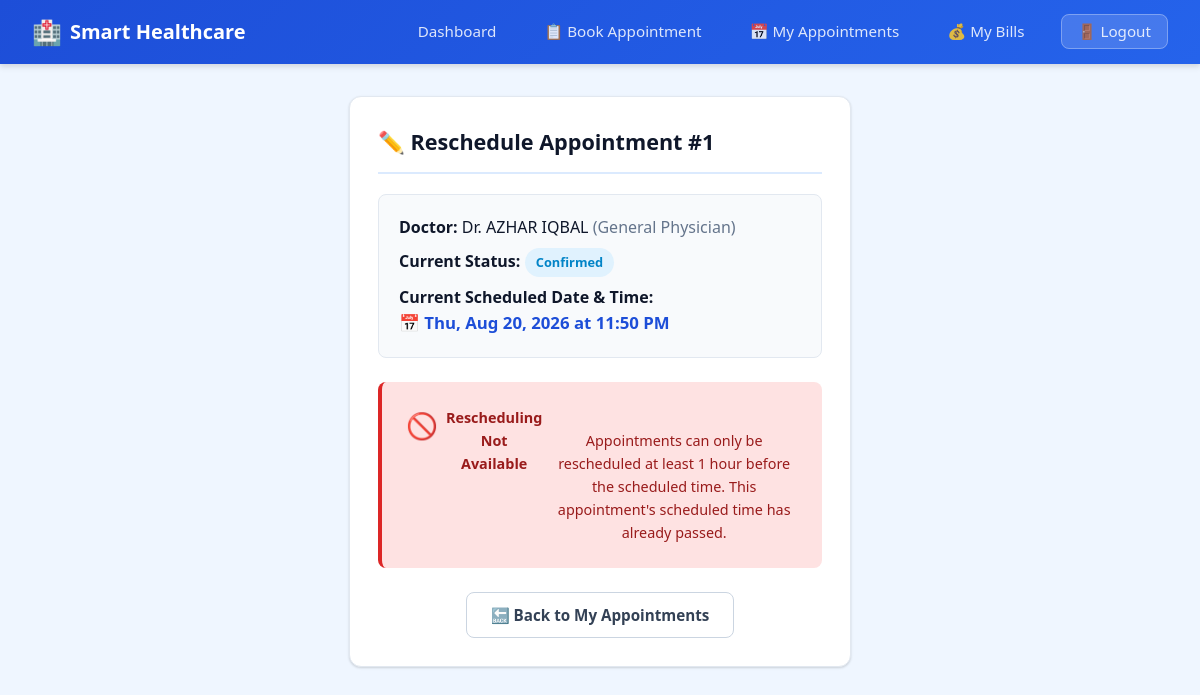
The page /healthcare/reschedule-appointment.php?id=1 (signed in) on the database its author committed.
### tables this page shows
CREATE TABLE `appointments` (
  `appointment_id` int(11) NOT NULL AUTO_INCREMENT,
  `patient_id` int(11) NOT NULL,
  `doctor_id` int(11) NOT NULL,
  `severity_level` enum('Emergency','Normal','Follow-up') NOT NULL,
  `appointment_time` datetime NOT NULL,
  `status` enum('Pending','Confirmed','Completed','Cancelled') DEFAULT 'Pending',
  `created_at` timestamp NOT NULL DEFAULT current_timestamp(),
  `symptoms_selected` varchar(500) DEFAULT NULL,
  `diagnosed_disease` varchar(100) DEFAULT NULL,
  `symptoms_text` text DEFAULT NULL,
  PRIMARY KEY (`appointment_id`),
  KEY `patient_id` (`patient_id`),
  KEY `doctor_id` (`doctor_id`),
  CONSTRAINT `appointments_ibfk_1` FOREIGN KEY (`patient_id`) REFERENCES `patients` (`patient_id`) ON DELETE CASCADE,
  CONSTRAINT `appointments_ibfk_2` FOREIGN KEY (`doctor_id`) REFERENCES `doctors` (`doctor_id`) ON DELETE CASCADE
);

CREATE TABLE `users` (
  `user_id` int(11) NOT NULL AUTO_INCREMENT,
  `full_name` varchar(100) NOT NULL,
  `email` varchar(100) NOT NULL,
  `password` varchar(255) NOT NULL,
  `role` enum('patient','doctor','admin') NOT NULL,
  `phone` varchar(20) NOT NULL,
  `created_at` timestamp NOT NULL DEFAULT current_timestamp(),
  `status` enum('active','suspended') DEFAULT 'active',
  PRIMARY KEY (`user_id`),
  UNIQUE KEY `email` (`email`)
);

CREATE TABLE `doctors` (
  `doctor_id` int(11) NOT NULL AUTO_INCREMENT,
  `user_id` int(11) NOT NULL,
  `specialization` varchar(100) NOT NULL,
  `clinic_address` varchar(255) DEFAULT NULL,
  `city` varchar(100) DEFAULT NULL,
  `available_from` time DEFAULT '09:00:00',
  `available_to` time DEFAULT '17:00:00',
  `consultation_fee` decimal(10,2) DEFAULT 500.00,
  PRIMARY KEY (`doctor_id`),
  KEY `user_id` (`user_id`),
  CONSTRAINT `doctors_ibfk_1` FOREIGN KEY (`user_id`) REFERENCES `users` (`user_id`) ON DELETE CASCADE
);

### healthcare/reschedule-appointment.php (the view, shortened to what this page needs)
<?php
require 'db.php';
$stmt = $conn->prepare("SELECT patient_id FROM patients WHERE user_id = ?");
$stmt->bind_param("i", $_SESSION['user_id']);
$stmt->execute();
$patient_row = $stmt->get_result()->fetch_assoc();
$patient_id = $patient_row['patient_id'] ?? 0;
$appointment_id = intval($_GET['id'] ?? $_POST['appointment_id'] ?? 0);
$stmt = $conn->prepare(
    "SELECT a.appointment_id, a.doctor_id, a.severity_level, a.appointment_time, a.status,
            u.full_name AS doctor_name, d.specialization
     FROM appointments a
     JOIN doctors d ON a.doctor_id = d.doctor_id
     JOIN users u ON d.user_id = u.user_id
     WHERE a.appointment_id = ? AND a.patient_id = ?"
);
$stmt->bind_param("ii", $appointment_id, $patient_id);
$stmt->execute();
$appt = $stmt->get_result()->fetch_assoc();
$appt_timestamp = strtotime($appt['appointment_time']);
$seconds_until_appt = $appt_timestamp - time();
$reschedule_blocked = ($seconds_until_appt < 3600);
?>
<!DOCTYPE html>
<html lang="en">
<head>
    <link rel="stylesheet" href="style.css">
</head>
<body>
<nav class="navbar">
    <div class="navbar-brand">
        <span class="icon">🏥</span> Smart Healthcare
    </div>
    <ul class="navbar-links">
        <li><a href="dashboard.php">Dashboard</a></li>
        <li><a href="book-appointment.php">📋 Book Appointment</a></li>
        <li><a href="my-appointments.php">📅 My Appointments</a></li>
        <li><a href="billing.php">💰 My Bills</a></li>
        <li><a href="logout.php" class="btn-logout">🚪 Logout</a></li>
    </ul>
</nav>
<div class="container container-narrow">
    <div class="card">
        <div class="card-header">✏️ Reschedule Appointment #<?php echo $appt['appointment_id']; ?></div>
        <div style="background-color: var(--gray-50); border: 1px solid var(--gray-200); padding: 1.25rem; border-radius: var(--radius); margin-bottom: 1.5rem;">
            <p style="margin-bottom: 0.5rem;">
                <strong>Doctor:</strong> Dr. <?php echo htmlspecialchars($appt['doctor_name']); ?>
                <span style="color: var(--gray-500);">(<?php echo htmlspecialchars($appt['specialization']); ?>)</span>
            </p>
            <p style="margin-bottom: 0.5rem;">
                <strong>Current Status:</strong>
                <span class="badge badge-<?php echo strtolower($appt['status']); ?>">
                    <?php echo htmlspecialchars($appt['status']); ?>
                </span>
            </p>
            <p style="margin-bottom: 0;">
                <strong>Current Scheduled Date & Time:</strong><br>
                <span style="color: var(--primary-dark); font-weight: 700; font-size: 1.05rem;">
                    📅 <?php echo date('D, M j, Y \a\t h:i A', strtotime($appt['appointment_time'])); ?>
                </span>
            </p>
        </div>
        <?php if ($reschedule_blocked): ?>
            <div class="alert alert-error" style="text-align: center; padding: 1.5rem;">
                <p style="font-size: 1.6rem; margin-bottom: 0.5rem;">🚫</p>
                <strong>Rescheduling Not Available</strong><br>
                Appointments can only be rescheduled at least 1 hour before the scheduled time.
                <?php if ($seconds_until_appt <= 0): ?>
                    This appointment's scheduled time has already passed.
                <?php else: ?>
                    This appointment is only <?php echo round($seconds_until_appt / 60); ?> minutes away.
                <?php endif; ?>
            </div>
            <div style="text-align: center; margin-top: 1.5rem;">
                <a href="my-appointments.php" class="btn btn-secondary">
                    🔙 Back to My Appointments
                </a>
            </div>
        <?php endif; ?>
    </div>
</div>
</body>
</html>

### healthcare/style.css (style rules this page uses)
:root { --primary: #2563eb; --primary-dark: #1d4ed8; --primary-light: #dbeafe; --primary-bg: #eff6ff; --green: #059669; --green-light: #d1fae5; --white: #ffffff; --gray-50: #f8fafc; --gray-100: #f1f5f9; --gray-200: #e2e8f0; --gray-300: #cbd5e1; --gray-500: #64748b; --gray-700: #334155; --gray-900: #0f172a; --danger: #dc2626; --danger-light: #fee2e2; --warning: #d97706; --warning-light: #fef3c7; --info: #0284c7; --info-light: #e0f2fe; --max-width: 1200px; --radius: 8px; --radius-lg: 12px; --shadow: 0 1px 3px rgba(0, 0, 0, 0.1), 0 1px 2px rgba(0, 0, 0, 0.06); --shadow-md: 0 4px 6px rgba(0, 0, 0, 0.07), 0 2px 4px rgba(0, 0, 0, 0.06); --shadow-lg: 0 10px 15px rgba(0, 0, 0, 0.1), 0 4px 6px rgba(0, 0, 0, 0.05); }
*, *::before, *::after { margin: 0; padding: 0; box-sizing: border-box; }
body { font-family: 'Segoe UI', Tahoma, Geneva, Verdana, sans-serif; background-color: var(--primary-bg); color: var(--gray-900); line-height: 1.6; min-height: 100vh; }
a { color: var(--primary); text-decoration: none; }
.navbar { background: linear-gradient(135deg, var(--primary-dark), var(--primary)); padding: 0 2rem; display: flex; justify-content: space-between; align-items: center; height: 64px; box-shadow: var(--shadow-md); position: sticky; top: 0; z-index: 100; }
.navbar-brand { color: var(--white); font-size: 1.25rem; font-weight: 700; display: flex; align-items: center; gap: 0.5rem; }
.navbar-brand .icon { font-size: 1.5rem; }
.navbar-links { display: flex; align-items: center; gap: 1.5rem; list-style: none; }
.navbar-links a { color: rgba(255, 255, 255, 0.85); font-size: 0.95rem; font-weight: 500; padding: 0.5rem 0.75rem; border-radius: var(--radius); transition: all 0.2s ease; text-decoration: none; }
.navbar-links .btn-logout { background-color: rgba(255, 255, 255, 0.15); border: 1px solid rgba(255, 255, 255, 0.3); padding: 0.4rem 1rem; }
.container { max-width: var(--max-width); margin: 0 auto; padding: 2rem 1.5rem; }
.container-narrow { max-width: 550px; margin: 0 auto; padding: 2rem 1.5rem; }
.card { background-color: var(--white); border-radius: var(--radius-lg); box-shadow: var(--shadow); padding: 1.75rem; margin-bottom: 1.5rem; border: 1px solid var(--gray-200); transition: box-shadow 0.2s ease; }
.card-header { font-size: 1.35rem; font-weight: 700; color: var(--gray-900); margin-bottom: 1.25rem; padding-bottom: 0.75rem; border-bottom: 2px solid var(--primary-light); }
.btn { display: inline-flex; align-items: center; justify-content: center; gap: 0.4rem; padding: 0.7rem 1.5rem; font-size: 0.95rem; font-weight: 600; border: none; border-radius: var(--radius); cursor: pointer; transition: all 0.2s ease; text-decoration: none; line-height: 1.4; }
.btn-secondary { background-color: var(--white); color: var(--gray-700); border: 1.5px solid var(--gray-300); }
.badge { display: inline-block; padding: 0.25rem 0.7rem; font-size: 0.8rem; font-weight: 600; border-radius: 50px; text-transform: capitalize; }
.badge-confirmed { background-color: var(--info-light); color: var(--info); }
.alert { padding: 1rem 1.25rem; border-radius: var(--radius); margin-bottom: 1.25rem; font-size: 0.9rem; font-weight: 500; display: flex; align-items: flex-start; gap: 0.5rem; border-left: 4px solid; }
.alert-error { background-color: var(--danger-light); color: #991b1b; border-left-color: var(--danger); }
.container, .auth-card { animation: fadeIn 0.35s cubic-bezier(0.16, 1, 0.3, 1); }
.btn { transition: transform 0.2s cubic-bezier(0.16, 1, 0.3, 1), box-shadow 0.2s cubic-bezier(0.16, 1, 0.3, 1), background-color 0.2s ease, opacity 0.2s ease !important; }
.card, .stat-card, .quick-link-card, .chart-card { transition: transform 0.25s cubic-bezier(0.16, 1, 0.3, 1), box-shadow 0.25s cubic-bezier(0.16, 1, 0.3, 1); }
.alert { animation: slideDownAlert 0.35s cubic-bezier(0.16, 1, 0.3, 1); }
.badge { transition: all 0.2s ease; }

### rows shown on the page
appointments: appointment_id "1", users.full_name "AZHAR IQBAL", doctor.specialization "General Physician", status "Confirmed", appointment_time "Thu, Aug 20, 2026 at 11:50 PM"
